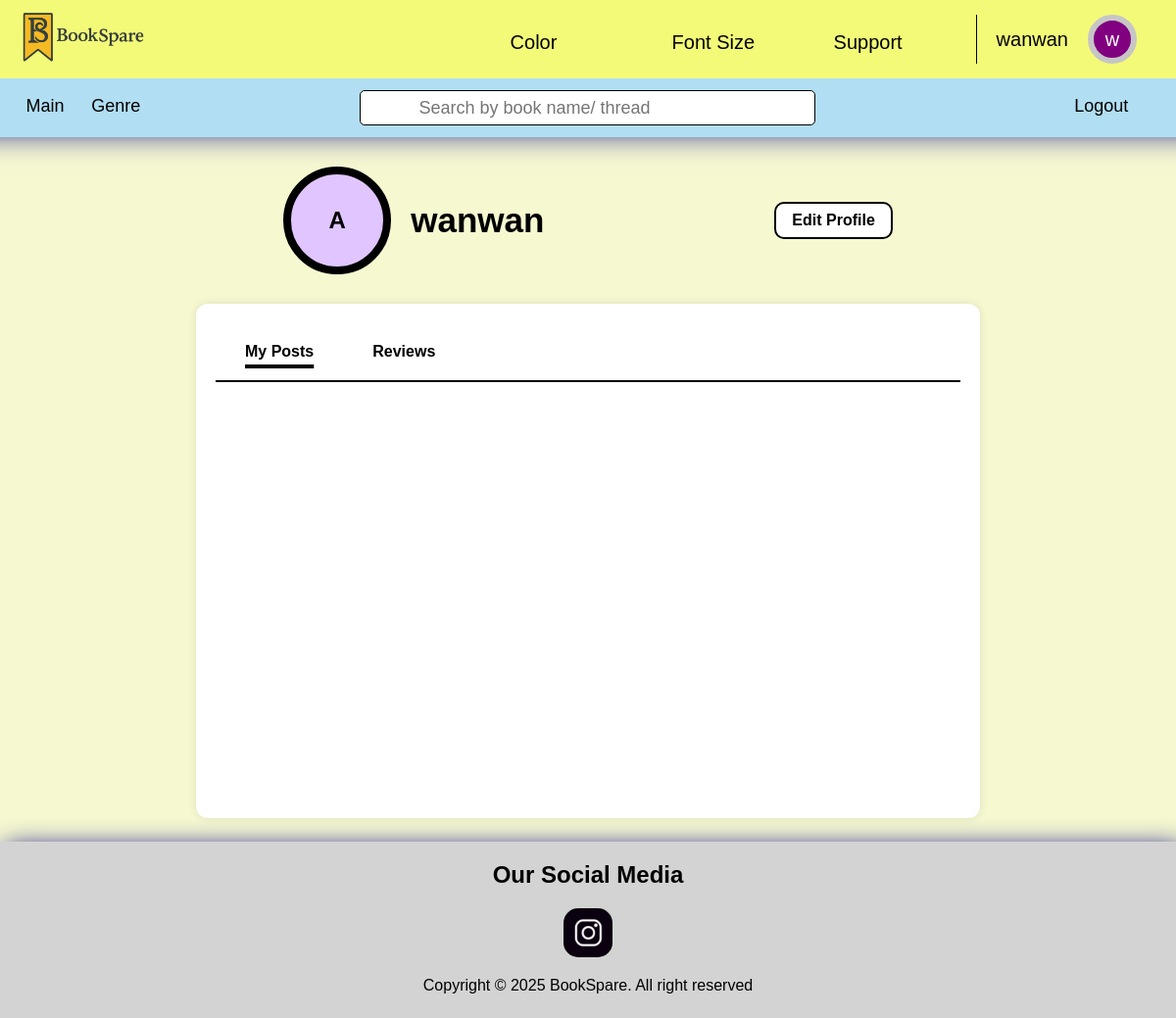
Before: /profilemyposts.php (signed in) with the older database file.
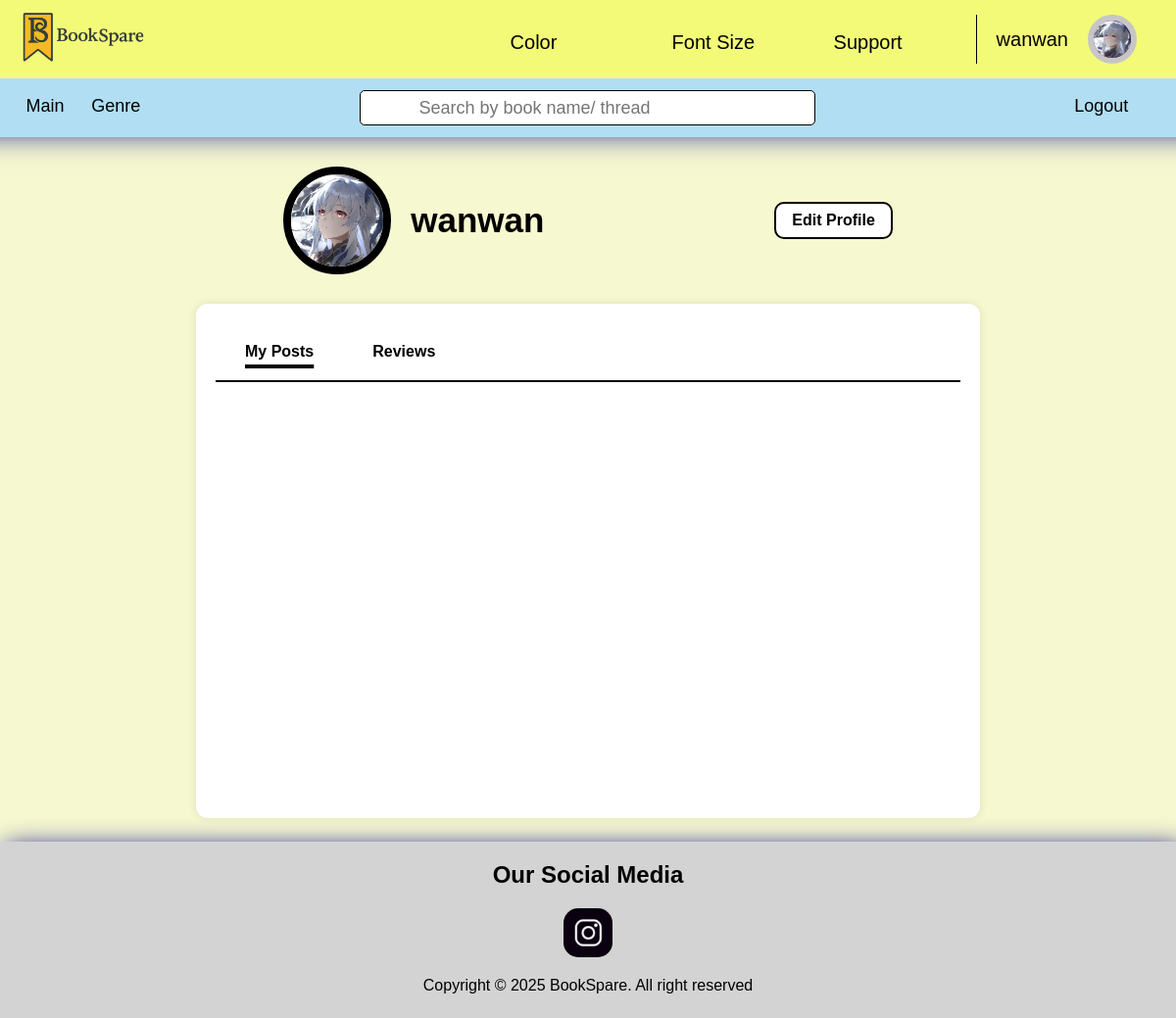
After: the same page with the newer database file.
### tables this page shows
CREATE TABLE `reader_user` (
  `readerID` int(11) NOT NULL,
  `username` varchar(30) NOT NULL,
  `email` varchar(70) NOT NULL,
  `phone` varchar(15) NOT NULL,
  `country` varchar(75) NOT NULL,
  `dateOfBirth` date NOT NULL,
  `password` varchar(255) DEFAULT NULL,
  `avatar` varchar(255) DEFAULT NULL
);

### profilemyposts.php (the view, shortened to what this page needs)
<?php
require("database/database.php");
$username = $_SESSION['username'];
$email = $_SESSION['email'];
$contact = $_SESSION['contact'];
$sql = "SELECT * FROM Reader_User WHERE username = '$username'
OR email = '$email' OR phone = '$contact'";
$runSQL = $conn->query($sql);
$user = $runSQL->fetch_assoc();
?>
<!DOCTYPE html>
<html lang="en" data-themeColor="defaultColor" data-fontSize="defaultFontSize">
<head>
    <link rel="stylesheet" href="style.css">
</head>
<body>
  <?php include("header.php"); ?>
    <div class="profile-header">
    <div class="profile-left">
        <?php
            if ($user['avatar'] != null) {
                echo "<img src='".$user['avatar']."' alt='Profile Image'>";
            } else {
                echo '<div class="profile-picture">A</div>';
            }
        ?>
        <div class="profile-name"><?php echo $user['username']; ?></div>
    </div>
    <button class="edit-profile">Edit Profile</button>
</div>
     <main>
        <section class="editProfile">
            <div class="tabs">
                <button class="tab active">My Posts</button>
                <button class="tab">Reviews</button>
            </div>
            <div class="tab-content">
            </div>
        </section>
    </main>
    <footer>
        <h1>Our Social Media</h1>
        <a href="https://www.instagram.com/bookspare_?igsh=NDJmMjl2aGtxdWQ0" target="_blank"></a>
        <p>Copyright &copy; 2025 BookSpare. All right reserved</p>
    </footer>
</body>
</html>

### header.php (shortened to what this page needs)
<!DOCTYPE html>
<html lang="en" data-themeColor="defaultColor" data-fontSize="defaultFontSize">
<head>
</head>
<body>
    <header>
        <div id="firstHeader">
            <a href="main.php" id="logo"><img src="image/logoTitle.png" alt="logo" id="logoImage"></a>
            <nav>
                <div>
                    <span class="colorButton"><label for="color">Color<box-icon name='chevron-down'
                                class="downArrow"></box-icon></label></span>
                </div>
                <div>
                    <span class="fontSizeButton"><label for="fontSize">Font Size<box-icon name='chevron-down'
                                class="downArrow"></box-icon></label></span>
                </div>
                <div>
                    <span class="supportButton"><label for="support">Support<box-icon name='chevron-down'
                                class="downArrow"></box-icon></label></span>
                </div>
                <div>
                    <span class="profile">
                        <?php echo $user['username']; ?>
                        <a>
                        <?php
                            if ($user['avatar'] == null) {
                                echo $user['username'][0];
                            } else {
                                echo "<img src=".$user['avatar']." alt='Profile Image'>";
                            }
                        ?>
                        </a>
                    </span>
                </div>
            </nav>
        </div>
        <div id="secondHeader">
            <nav>
                <a href="main.php"><label for="">Main</label></a>
                <a href="genre.php"><label for="">Genre</label></a>
            </nav>
            <form method="POST" action="search.php">
                <box-icon name='search-alt'></box-icon>
                <input type="text" placeholder="Search by book name/ thread" name="search">
            </form>
            <nav>
                <a href="logout.php"><label for="main">Logout</label></a>
            </nav>
        </div>
    </header>
</body>
</html>

Changed rows visible on the page:
changed reader_user "wanwan": avatar: picture added; username "w" → (not shown)
Other visible differences:
text no longer shown: "A"
